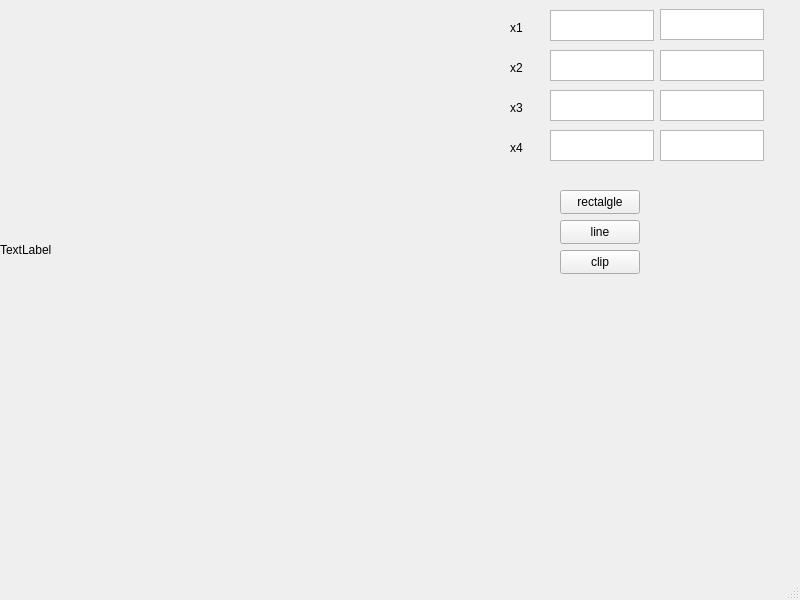
<?xml version="1.0" encoding="UTF-8"?>
<ui version="4.0">
 <class>MainWindow</class>
 <widget class="QMainWindow" name="MainWindow">
  <property name="geometry">
   <rect>
    <x>0</x>
    <y>0</y>
    <width>800</width>
    <height>600</height>
   </rect>
  </property>
  <property name="windowTitle">
   <string>MainWindow</string>
  </property>
  <widget class="QWidget" name="centralwidget">
   <widget class="QPushButton" name="pushButton">
    <property name="geometry">
     <rect>
      <x>560</x>
      <y>190</y>
      <width>80</width>
      <height>24</height>
     </rect>
    </property>
    <property name="text">
     <string>rectalgle</string>
    </property>
   </widget>
   <widget class="QPushButton" name="pushButton_2">
    <property name="geometry">
     <rect>
      <x>560</x>
      <y>220</y>
      <width>80</width>
      <height>24</height>
     </rect>
    </property>
    <property name="text">
     <string>line</string>
    </property>
   </widget>
   <widget class="QLabel" name="label">
    <property name="geometry">
     <rect>
      <x>0</x>
      <y>0</y>
      <width>500</width>
      <height>500</height>
     </rect>
    </property>
    <property name="text">
     <string>TextLabel</string>
    </property>
   </widget>
   <widget class="QLabel" name="label_2">
    <property name="geometry">
     <rect>
      <x>510</x>
      <y>20</y>
      <width>49</width>
      <height>16</height>
     </rect>
    </property>
    <property name="text">
     <string>x1</string>
    </property>
   </widget>
   <widget class="QLabel" name="label_3">
    <property name="geometry">
     <rect>
      <x>510</x>
      <y>60</y>
      <width>49</width>
      <height>16</height>
     </rect>
    </property>
    <property name="text">
     <string>x2</string>
    </property>
   </widget>
   <widget class="QLabel" name="label_4">
    <property name="geometry">
     <rect>
      <x>510</x>
      <y>100</y>
      <width>49</width>
      <height>16</height>
     </rect>
    </property>
    <property name="text">
     <string>x3</string>
    </property>
   </widget>
   <widget class="QLabel" name="label_5">
    <property name="geometry">
     <rect>
      <x>510</x>
      <y>140</y>
      <width>49</width>
      <height>16</height>
     </rect>
    </property>
    <property name="text">
     <string>x4</string>
    </property>
   </widget>
   <widget class="QTextEdit" name="textEdit">
    <property name="geometry">
     <rect>
      <x>550</x>
      <y>10</y>
      <width>104</width>
      <height>31</height>
     </rect>
    </property>
   </widget>
   <widget class="QTextEdit" name="textEdit_2">
    <property name="geometry">
     <rect>
      <x>550</x>
      <y>50</y>
      <width>104</width>
      <height>31</height>
     </rect>
    </property>
   </widget>
   <widget class="QTextEdit" name="textEdit_3">
    <property name="geometry">
     <rect>
      <x>550</x>
      <y>90</y>
      <width>104</width>
      <height>31</height>
     </rect>
    </property>
   </widget>
   <widget class="QTextEdit" name="textEdit_4">
    <property name="geometry">
     <rect>
      <x>550</x>
      <y>130</y>
      <width>104</width>
      <height>31</height>
     </rect>
    </property>
   </widget>
   <widget class="QTextEdit" name="textEdit_5">
    <property name="geometry">
     <rect>
      <x>660</x>
      <y>9</y>
      <width>104</width>
      <height>31</height>
     </rect>
    </property>
   </widget>
   <widget class="QTextEdit" name="textEdit_6">
    <property name="geometry">
     <rect>
      <x>660</x>
      <y>50</y>
      <width>104</width>
      <height>31</height>
     </rect>
    </property>
   </widget>
   <widget class="QTextEdit" name="textEdit_7">
    <property name="geometry">
     <rect>
      <x>660</x>
      <y>90</y>
      <width>104</width>
      <height>31</height>
     </rect>
    </property>
   </widget>
   <widget class="QTextEdit" name="textEdit_8">
    <property name="geometry">
     <rect>
      <x>660</x>
      <y>130</y>
      <width>104</width>
      <height>31</height>
     </rect>
    </property>
   </widget>
   <widget class="QPushButton" name="pushButton_3">
    <property name="geometry">
     <rect>
      <x>560</x>
      <y>250</y>
      <width>80</width>
      <height>24</height>
     </rect>
    </property>
    <property name="text">
     <string>clip</string>
    </property>
   </widget>
  </widget>
  <widget class="QMenuBar" name="menubar">
   <property name="geometry">
    <rect>
     <x>0</x>
     <y>0</y>
     <width>800</width>
     <height>21</height>
    </rect>
   </property>
  </widget>
  <widget class="QStatusBar" name="statusbar"/>
 </widget>
 <resources/>
 <connections/>
</ui>
